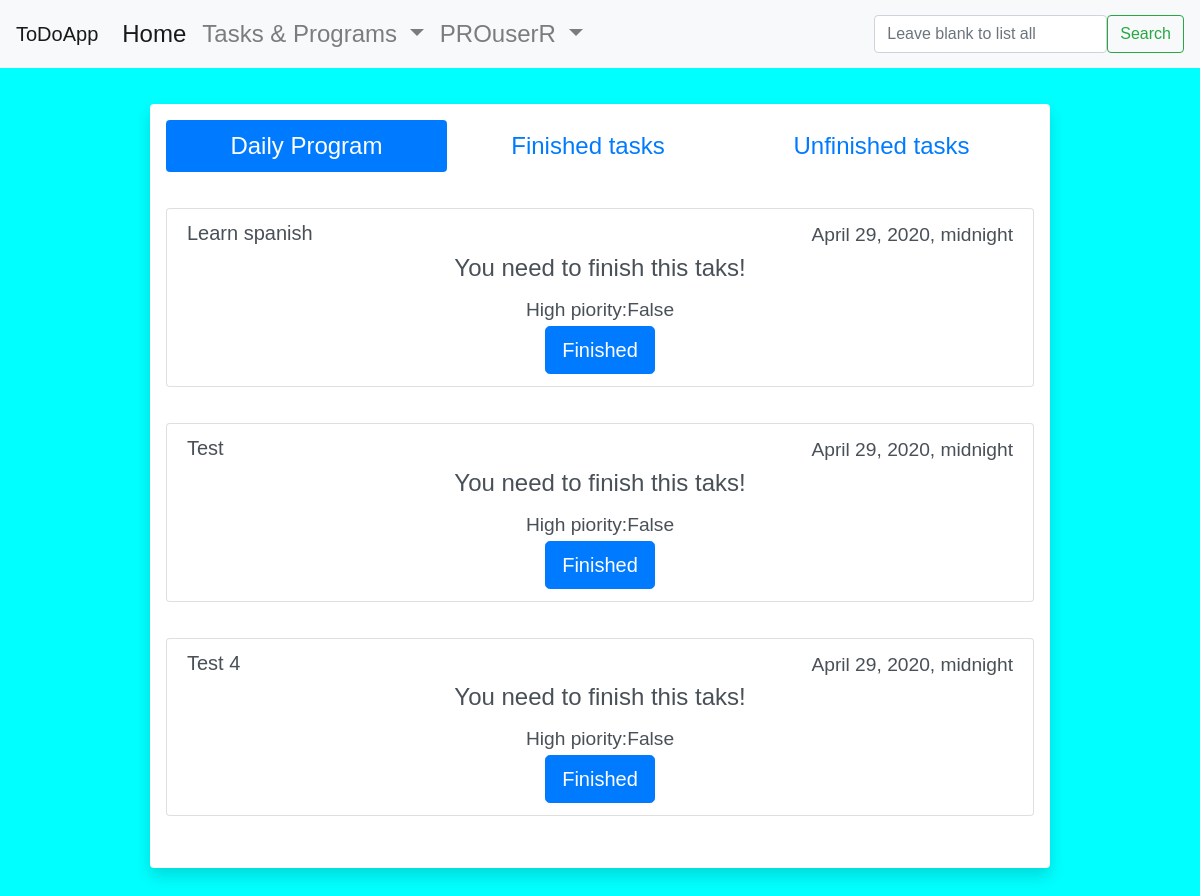
The app's page / (signed in) with its own data.
### ToDoList/models.py (models this page shows, shortened)
class Task(models.Model):
    title = models.CharField(max_length=200)
    note = models.TextField(default='None')
    finished = models.BooleanField(default=False)
    date_added = models.DateTimeField(auto_now_add=True)
    high_priority = models.BooleanField(default=False)
    daily = models.BooleanField(default=False)
    owner = models.ForeignKey(User, on_delete=models.CASCADE)

### ToDoList/views.py (the view)
# urls.py: path('', views.index, name='index'),
def index(request):
    if request.user.is_authenticated:
        if request.method != 'POST':
            daily_tasks = Task.objects.filter(owner=request.user, daily=True)
            if len(daily_tasks) > 0:
                now = datetime.datetime(
                    time.localtime().tm_year, time.localtime().tm_mon, time.localtime().tm_mday)
                for daily_task in daily_tasks:
                    if daily_task.date_added.day != now.day:
                        daily_task.date_added = now
                        daily_task.finished = False
                        daily_task.save()
                finished_daily_tasks = list(
                    filter(lambda task: task.finished == True, daily_tasks))
                daily_average = f'{100 * len(finished_daily_tasks)/ len(daily_tasks)}%'
            else:
                daily_tasks = None
                daily_average = None
            context = {'daily_tasks': daily_tasks,
                       'daily_average': daily_average}
            return render(request, "index.html", context)
        else:
            daily_task = Task.objects.get(id=request.POST.get('id'))
            daily_task.finished = True
            daily_task.save()
            return redirect('ToDoList:index')
    else:
        return render(request, "index.html")

### ToDoList/templates/index.html (shortened to what this page needs)
{% extends "base.html" %}
{% load static %}
{% block content %}
{% if user.is_authenticated %}
<ul class="nav nav-pills nav-fill">
  <li class="nav-item">
    <a class="nav-link active" href="#">Daily Program</a>
  </li>
  <li class="nav-item">
    <a class="nav-link" href="{% url 'ToDoList:finished_tasks' %}">Finished tasks</a>
  </li>
  <li class="nav-item">
    <a class="nav-link" href="{% url 'ToDoList:unfinished_tasks' %}">Unfinished tasks</a>
  </li>
</ul>
<br>
{% for daily_task in daily_tasks %}
<div class="list-group" data-toggle="tooltip" data-placement="bottom" title="Note:{{daily_task.note}}">
  {% if not daily_task.finished %}
  <a href="{% url 'ToDoList:edit_task' daily_task.id %}" class="list-group-item list-group-item-action">
    <div class="d-flex w-100 justify-content-between">
      <h5 class="mb-1">{{daily_task.title}}</h5>
      <small>{{daily_task.date_added}}</small>
    </div>
    <p class="mb-1">You need to finish this taks!</p>
    <small>High piority:{{daily_task.high_priority}}</small>
    <form action="{% url 'ToDoList:index' %}" method="POST">
      <button name="submit" class="btn btn-primary btn-lg" value="finished">Finished</button>
    </form>
  </a>
  {% endif %}
</div>
<br>
{% empty %}
<h1>No tasks have been added</h1>
<br>
{% endfor %}
{% endif %}
{% endblock content %}

### ToDoList/templates/base.html (shortened to what this page needs)
{% load static %}
<!DOCTYPE html>
<html lang="en">
<head>
</head>
<body>
    <header>
        <nav class="navbar navbar-expand-lg navbar-light bg-light">
            <a class="navbar-brand">ToDoApp</a>
            <div class="collapse navbar-collapse" id="navbarSupportedContent">
                <ul class="navbar-nav mr-auto">
                    <li class="nav-item active">
                        <a class="nav-link" href="{% url 'ToDoList:index' %}">Home </a>
                    </li>
                    <li class="nav-item dropdown">
                        <a aria-expanded="false" aria-haspopup="true" class="nav-link dropdown-toggle"
                            data-toggle="dropdown" href="#" id="navbarDropdown" role="button">
                            Tasks & Programs
                        </a>
                    </li>
                    <li class="nav-item dropdown">
                        <a aria-expanded="false" aria-haspopup="true" class="nav-link dropdown-toggle"
                            data-toggle="dropdown" href="#" id="navbarDropdown" role="button">
                            {% if user.is_authenticated %}
                            {{user.username}}
                            {% else %}
                            Not logged yet
                            {% endif %}
                        </a>
                    </li>
                </ul>
                <form action="{% url 'ToDoList:search_results' %}" class="form-inline my-2 my-lg-0" method="POST">
                    <input aria-label="Search" class="form-control mr-sm-2" name="search"
                        placeholder="Leave blank to list all" type="search">
                    <button class="btn btn-outline-success my-2 my-sm-0" type="submit">Search</button>
                </form>
            </div>
        </nav>
    </header>
    <link href="https://stackpath.bootstrapcdn.com/bootstrap/4.4.1/css/bootstrap.min.css"
 rel="stylesheet">
    <link href="{% static '/css/base_style.css' %}" rel="stylesheet">
    <link href="https://cdnjs.cloudflare.com/ajax/libs/animate.css/3.7.2/animate.min.css" rel="stylesheet">
    <br>
    <div class="shadow p-3 mb-5 bg-white rounded" style="width: 75%; display: inline-block;">
        {% block content %}
        {% endblock content %}
    </div>
</body>
</html>

### static/css/base_style.css (style rules this page uses)
body { background-color: aqua !important; text-align: center; font-family: sans-serif; font-size: 150%; }

### records on screen
Task: title "Learn spanish", date_added "April 29, 2020, midnight", high_priority "False"
Task: title "Test", date_added "April 29, 2020, midnight", high_priority "False"
Task: title "Test 4", date_added "April 29, 2020, midnight", high_priority "False"

### other values on screen
{{ user.username }} "PROuserR"
